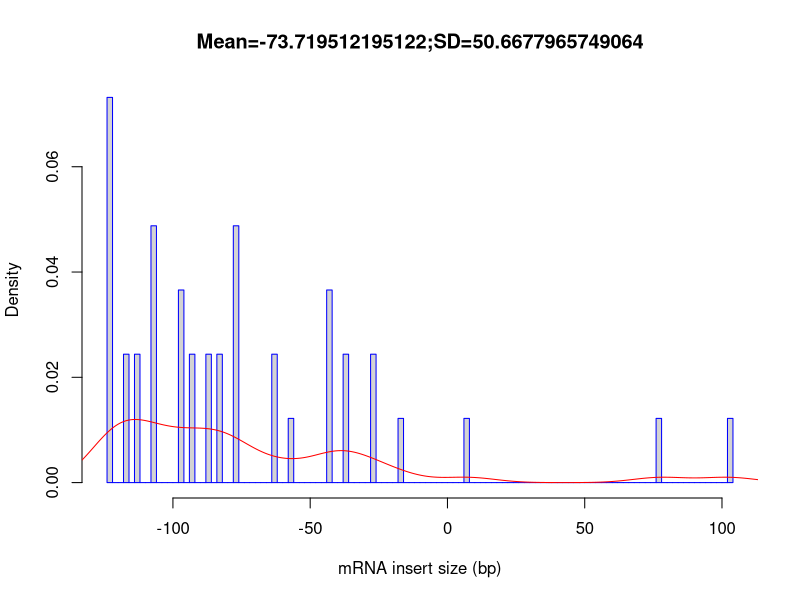

Write the R code that produced this figure.
out_file = 'Atha_Ler-0_sl_FLT_0.09G_Rep2'
pdf('Atha_Ler-0_sl_FLT_0.09G_Rep2.inner_distance_plot.pdf')
fragsize=rep(c(-147.5,-142.5,-137.5,-132.5,-127.5,-122.5,-117.5,-112.5,-107.5,-102.5,-97.5,-92.5,-87.5,-82.5,-77.5,-72.5,-67.5,-62.5,-57.5,-52.5,-47.5,-42.5,-37.5,-32.5,-27.5,-22.5,-17.5,-12.5,-7.5,-2.5,2.5,7.5,12.5,17.5,22.5,27.5,32.5,37.5,42.5,47.5,52.5,57.5,62.5,67.5,72.5,77.5,82.5,87.5,92.5,97.5,102.5,107.5,112.5,117.5,122.5,127.5,132.5,137.5,142.5,147.5,152.5,157.5,162.5,167.5,172.5,177.5,182.5,187.5,192.5,197.5,202.5,207.5,212.5,217.5,222.5,227.5,232.5,237.5,242.5,247.5,252.5,257.5,262.5,267.5,272.5,277.5,282.5,287.5,292.5,297.5,302.5,307.5,312.5,317.5,322.5,327.5,332.5,337.5,342.5,347.5),times=c(0,0,0,0,0,6,2,2,4,0,3,2,2,2,4,0,0,2,1,0,0,3,2,0,2,0,1,0,0,0,0,1,0,0,0,0,0,0,0,0,0,0,0,0,0,1,0,0,0,0,1,0,0,0,0,0,0,0,0,0,0,0,0,0,0,0,0,0,0,0,0,0,0,0,0,0,0,0,0,0,0,0,0,0,0,0,0,0,0,0,0,0,0,0,0,0,0,0,0,0))
frag_sd = sd(fragsize)
frag_mean = mean(fragsize)
frag_median = median(fragsize)
write(x=c("Name","Mean","Median","sd"), sep="	", file=stdout(),ncolumns=4)
write(c(out_file,frag_mean,frag_median,frag_sd),sep="	", file=stdout(),ncolumns=4)
hist(fragsize,probability=T,breaks=100,xlab="mRNA insert size (bp)",main=paste(c("Mean=",frag_mean,";","SD=",frag_sd),collapse=""),border="blue")
lines(density(fragsize,bw=10),col='red')
dev.off()
